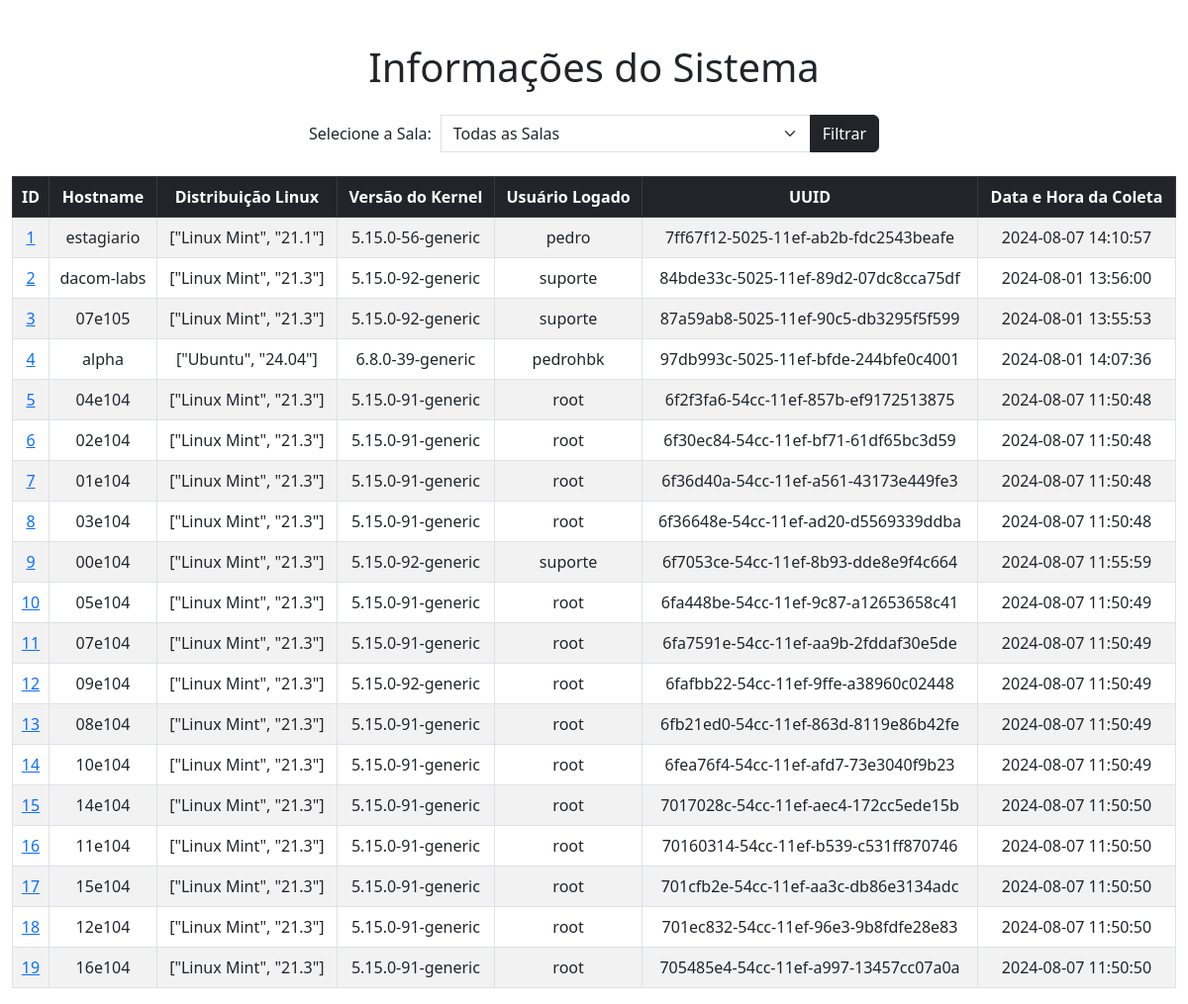
The page / on the database its author committed.
### app.py (models this page shows)
class SystemInfo(db.Model):
    id = db.Column(db.Integer, primary_key=True)
    hostname = db.Column(db.String(120), nullable=False)
    linux_distribution = db.Column(db.String(120), nullable=False)
    kernel_version = db.Column(db.String(120), nullable=False)
    logged_in_user = db.Column(db.String(120), nullable=False)
    cpu_model = db.Column(db.String(120), nullable=False)
    memory_total_gb = db.Column(db.Float, nullable=False)
    uuid1 = db.Column(db.String(36), unique=True, nullable=False)
    collection_datetime = db.Column(db.String(120), nullable=False)
    motherboard_model = db.Column(db.String(255))
    patrimony = db.Column(db.String(50), nullable=True)
    user_login_history = db.relationship('UserLoginHistory', backref='system_info', lazy=True)
    ip_and_mac_addresses = db.relationship('IPAndMacAddress', backref='system_info', lazy=True)
    mounted_filesystems = db.relationship('MountedFilesystems', backref='system_info', lazy=True)
    disk_info = db.relationship('DiskInfo', backref='system_info', uselist=False)
    gpu_info = db.relationship('GPUInfo', backref='system_info', lazy=True)

### app.py (the view)
@app.route('/')
def index():
    room = request.args.get('room')
    specific_rooms = ["e003", "e006", "e007", "e100", "e101", "e102", "e103", "e104", "e105"]
    if room:
        if room in specific_rooms:
            system_infos = SystemInfo.query.filter(SystemInfo.hostname.like(f'%{room}')).all()
        elif room == "dacom":
            system_infos = SystemInfo.query.filter(
                and_(*[SystemInfo.hostname.notlike(f'%{r}') for r in specific_rooms])
            ).all()
        else:
            system_infos = []
    else:
        system_infos = SystemInfo.query.all()
    return render_template('index.html', system_infos=system_infos)

### templates/index.html (shortened to what this page needs)
<!DOCTYPE html>
<html lang="pt-br">
<head>
    <link href="https://cdn.jsdelivr.net/npm/bootstrap@5.3.0/dist/css/bootstrap.min.css" rel="stylesheet" />
    <link rel="stylesheet" href="https://cdnjs.cloudflare.com/ajax/libs/font-awesome/6.0.0-beta3/css/all.min.css" />
</head>
<body>
    <div class="container">
        <h1 class="my-4 text-center">Informações do Sistema</h1>
        <div class="mb-4 text-center">
            <form method="GET" action="/">
                <div class="row">
                    <div class="col-md-6 offset-md-3">
                        <div class="input-group">
                            <label for="room-select" class="form-label">Selecione a Sala: </label>
                            <select class="form-select" name="room" id="room-select">
                                <option value="" {% if not request.args.get('room') %}selected{% endif %}>Todas as Salas</option>
                            </select>
                            <button class="btn btn-dark" type="submit">Filtrar</button>
                        </div>
                    </div>
                </div>
            </form>
        </div>
        <table class="table table-bordered table-striped text-center">
            <thead class="table-dark">
                <tr>
                    <th>ID</th>
                    <th>Hostname</th>
                    <th>Distribuição Linux</th>
                    <th>Versão do Kernel</th>
                    <th>Usuário Logado</th>
                    <th>UUID</th>
                    <th>Data e Hora da Coleta</th>
                </tr>
            </thead>
            <tbody>
                {% for info in system_infos %}
                <tr>
                    <td><a href="{{ url_for('details', id=info.id) }}">{{ info.id }}</a></td>
                    <td>{{ info.hostname }}</td>
                    <td>{{ info.linux_distribution }}</td>
                    <td>{{ info.kernel_version }}</td>
                    <td>{{ info.logged_in_user }}</td>
                    <td>{{ info.uuid1 }}</td>
                    <td>{{ info.collection_datetime }}</td>
                </tr>
                {% endfor %}
            </tbody>
        </table>
    </div>
</body>
</html>

### templates/index.html (style rules this page uses)
body { padding-top: 20px; }
.container { max-width: 1200px; }
table { margin: auto; }
.input-group { display: flex; align-items: center; }
.form-label { margin-right: 10px; margin-bottom: 0; }
.form-select { flex-grow: 1; }

### rows shown on the page
SystemInfo: id "1", hostname "estagiario", linux_distribution "[\"Linux Mint\", \"21.1\"]", kernel_version "5.15.0-56-generic", logged_in_user "pedro", uuid1 "7ff67f12-5025-11ef-ab2b-fdc2543beafe", collection_datetime "2024-08-07 14:10:57"
SystemInfo: id "2", hostname "dacom-labs", linux_distribution "[\"Linux Mint\", \"21.3\"]", kernel_version "5.15.0-92-generic", logged_in_user "suporte", uuid1 "84bde33c-5025-11ef-89d2-07dc8cca75df", collection_datetime "2024-08-01 13:56:00"
SystemInfo: id "3", hostname "07e105", linux_distribution "[\"Linux Mint\", \"21.3\"]", kernel_version "5.15.0-92-generic", logged_in_user "suporte", uuid1 "87a59ab8-5025-11ef-90c5-db3295f5f599", collection_datetime "2024-08-01 13:55:53"
SystemInfo: id "4", hostname "alpha", linux_distribution "[\"Ubuntu\", \"24.04\"]", kernel_version "6.8.0-39-generic", logged_in_user "pedrohbk", uuid1 "97db993c-5025-11ef-bfde-244bfe0c4001", collection_datetime "2024-08-01 14:07:36"
SystemInfo: id "5", hostname "04e104", linux_distribution "[\"Linux Mint\", \"21.3\"]", kernel_version "5.15.0-91-generic", logged_in_user "root", uuid1 "6f2f3fa6-54cc-11ef-857b-ef9172513875", collection_datetime "2024-08-07 11:50:48"
SystemInfo: id "6", hostname "02e104", linux_distribution "[\"Linux Mint\", \"21.3\"]", kernel_version "5.15.0-91-generic", logged_in_user "root", uuid1 "6f30ec84-54cc-11ef-bf71-61df65bc3d59", collection_datetime "2024-08-07 11:50:48"
SystemInfo: id "7", hostname "01e104", linux_distribution "[\"Linux Mint\", \"21.3\"]", kernel_version "5.15.0-91-generic", logged_in_user "root", uuid1 "6f36d40a-54cc-11ef-a561-43173e449fe3", collection_datetime "2024-08-07 11:50:48"
SystemInfo: id "8", hostname "03e104", linux_distribution "[\"Linux Mint\", \"21.3\"]", kernel_version "5.15.0-91-generic", logged_in_user "root", uuid1 "6f36648e-54cc-11ef-ad20-d5569339ddba", collection_datetime "2024-08-07 11:50:48"
SystemInfo: id "9", hostname "00e104", linux_distribution "[\"Linux Mint\", \"21.3\"]", kernel_version "5.15.0-92-generic", logged_in_user "suporte", uuid1 "6f7053ce-54cc-11ef-8b93-dde8e9f4c664", collection_datetime "2024-08-07 11:55:59"
SystemInfo: id "10", hostname "05e104", linux_distribution "[\"Linux Mint\", \"21.3\"]", kernel_version "5.15.0-91-generic", logged_in_user "root", uuid1 "6fa448be-54cc-11ef-9c87-a12653658c41", collection_datetime "2024-08-07 11:50:49"
SystemInfo: id "11", hostname "07e104", linux_distribution "[\"Linux Mint\", \"21.3\"]", kernel_version "5.15.0-91-generic", logged_in_user "root", uuid1 "6fa7591e-54cc-11ef-aa9b-2fddaf30e5de", collection_datetime "2024-08-07 11:50:49"
SystemInfo: id "12", hostname "09e104", linux_distribution "[\"Linux Mint\", \"21.3\"]", kernel_version "5.15.0-92-generic", logged_in_user "root", uuid1 "6fafbb22-54cc-11ef-9ffe-a38960c02448", collection_datetime "2024-08-07 11:50:49"
SystemInfo: id "13", hostname "08e104", linux_distribution "[\"Linux Mint\", \"21.3\"]", kernel_version "5.15.0-91-generic", logged_in_user "root", uuid1 "6fb21ed0-54cc-11ef-863d-8119e86b42fe", collection_datetime "2024-08-07 11:50:49"
SystemInfo: id "14", hostname "10e104", linux_distribution "[\"Linux Mint\", \"21.3\"]", kernel_version "5.15.0-91-generic", logged_in_user "root", uuid1 "6fea76f4-54cc-11ef-afd7-73e3040f9b23", collection_datetime "2024-08-07 11:50:49"
SystemInfo: id "15", hostname "14e104", linux_distribution "[\"Linux Mint\", \"21.3\"]", kernel_version "5.15.0-91-generic", logged_in_user "root", uuid1 "7017028c-54cc-11ef-aec4-172cc5ede15b", collection_datetime "2024-08-07 11:50:50"
SystemInfo: id "16", hostname "11e104", linux_distribution "[\"Linux Mint\", \"21.3\"]", kernel_version "5.15.0-91-generic", logged_in_user "root", uuid1 "70160314-54cc-11ef-b539-c531ff870746", collection_datetime "2024-08-07 11:50:50"
SystemInfo: id "17", hostname "15e104", linux_distribution "[\"Linux Mint\", \"21.3\"]", kernel_version "5.15.0-91-generic", logged_in_user "root", uuid1 "701cfb2e-54cc-11ef-aa3c-db86e3134adc", collection_datetime "2024-08-07 11:50:50"
SystemInfo: id "18", hostname "12e104", linux_distribution "[\"Linux Mint\", \"21.3\"]", kernel_version "5.15.0-91-generic", logged_in_user "root", uuid1 "701ec832-54cc-11ef-96e3-9b8fdfe28e83", collection_datetime "2024-08-07 11:50:50"
SystemInfo: id "19", hostname "16e104", linux_distribution "[\"Linux Mint\", \"21.3\"]", kernel_version "5.15.0-91-generic", logged_in_user "root", uuid1 "705485e4-54cc-11ef-a997-13457cc07a0a", collection_datetime "2024-08-07 11:50:50"
